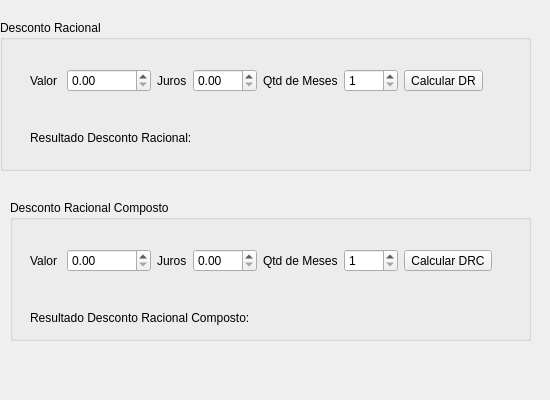
<?xml version="1.0" encoding="UTF-8"?>
<ui version="4.0">
 <class>Form</class>
 <widget class="QWidget" name="Form">
  <property name="geometry">
   <rect>
    <x>0</x>
    <y>0</y>
    <width>550</width>
    <height>400</height>
   </rect>
  </property>
  <property name="minimumSize">
   <size>
    <width>0</width>
    <height>0</height>
   </size>
  </property>
  <property name="windowTitle">
   <string>Form</string>
  </property>
  <widget class="QGroupBox" name="groupBox">
   <property name="geometry">
    <rect>
     <x>0</x>
     <y>20</y>
     <width>531</width>
     <height>151</height>
    </rect>
   </property>
   <property name="title">
    <string>Desconto Racional</string>
   </property>
   <widget class="QWidget" name="verticalLayoutWidget">
    <property name="geometry">
     <rect>
      <x>30</x>
      <y>20</y>
      <width>501</width>
      <height>81</height>
     </rect>
    </property>
    <layout class="QVBoxLayout" name="verticalLayout">
     <item>
      <layout class="QHBoxLayout" name="horizontalLayout">
       <item>
        <widget class="QLabel" name="label">
         <property name="text">
          <string>Valor </string>
         </property>
        </widget>
       </item>
       <item>
        <widget class="QDoubleSpinBox" name="cp_drvalor">
         <property name="maximum">
          <double>999999999.990000009536743</double>
         </property>
        </widget>
       </item>
       <item>
        <widget class="QLabel" name="label_2">
         <property name="text">
          <string>Juros</string>
         </property>
        </widget>
       </item>
       <item>
        <widget class="QDoubleSpinBox" name="cp_drjuros">
         <property name="maximum">
          <double>100.000000000000000</double>
         </property>
        </widget>
       </item>
       <item>
        <widget class="QLabel" name="label_3">
         <property name="text">
          <string>Qtd de Meses</string>
         </property>
        </widget>
       </item>
       <item>
        <widget class="QSpinBox" name="cp_drmeses">
         <property name="minimum">
          <number>1</number>
         </property>
         <property name="maximum">
          <number>9999</number>
         </property>
        </widget>
       </item>
       <item>
        <widget class="QToolButton" name="bt_drcalc">
         <property name="text">
          <string>Calcular DR</string>
         </property>
        </widget>
       </item>
       <item>
        <spacer name="horizontalSpacer">
         <property name="orientation">
          <enum>Qt::Horizontal</enum>
         </property>
         <property name="sizeHint" stdset="0">
          <size>
           <width>40</width>
           <height>20</height>
          </size>
         </property>
        </spacer>
       </item>
      </layout>
     </item>
    </layout>
   </widget>
   <widget class="QLabel" name="lb_dr_resultado">
    <property name="geometry">
     <rect>
      <x>30</x>
      <y>110</y>
      <width>471</width>
      <height>16</height>
     </rect>
    </property>
    <property name="text">
     <string>Resultado Desconto Racional: </string>
    </property>
   </widget>
  </widget>
  <widget class="QGroupBox" name="groupBox_2">
   <property name="geometry">
    <rect>
     <x>10</x>
     <y>200</y>
     <width>521</width>
     <height>141</height>
    </rect>
   </property>
   <property name="title">
    <string>Desconto Racional Composto</string>
   </property>
   <widget class="QWidget" name="horizontalLayoutWidget_2">
    <property name="geometry">
     <rect>
      <x>20</x>
      <y>30</y>
      <width>543</width>
      <height>61</height>
     </rect>
    </property>
    <layout class="QHBoxLayout" name="horizontalLayout_2">
     <item>
      <widget class="QLabel" name="label_5">
       <property name="text">
        <string>Valor </string>
       </property>
      </widget>
     </item>
     <item>
      <widget class="QDoubleSpinBox" name="cp_drcvalor">
       <property name="maximum">
        <double>99999999.000000000000000</double>
       </property>
      </widget>
     </item>
     <item>
      <widget class="QLabel" name="label_6">
       <property name="text">
        <string>Juros</string>
       </property>
      </widget>
     </item>
     <item>
      <widget class="QDoubleSpinBox" name="cp_drcjuros">
       <property name="maximum">
        <double>100.000000000000000</double>
       </property>
      </widget>
     </item>
     <item>
      <widget class="QLabel" name="label_7">
       <property name="text">
        <string>Qtd de Meses</string>
       </property>
      </widget>
     </item>
     <item>
      <widget class="QSpinBox" name="cp_drcmeses">
       <property name="minimum">
        <number>1</number>
       </property>
       <property name="maximum">
        <number>9999</number>
       </property>
      </widget>
     </item>
     <item>
      <widget class="QToolButton" name="bt_drccalc">
       <property name="text">
        <string>Calcular DRC</string>
       </property>
      </widget>
     </item>
     <item>
      <spacer name="horizontalSpacer_2">
       <property name="orientation">
        <enum>Qt::Horizontal</enum>
       </property>
       <property name="sizeHint" stdset="0">
        <size>
         <width>40</width>
         <height>20</height>
        </size>
       </property>
      </spacer>
     </item>
    </layout>
   </widget>
   <widget class="QLabel" name="lb_drc_resultado">
    <property name="geometry">
     <rect>
      <x>20</x>
      <y>110</y>
      <width>471</width>
      <height>16</height>
     </rect>
    </property>
    <property name="text">
     <string>Resultado Desconto Racional Composto: </string>
    </property>
   </widget>
  </widget>
 </widget>
 <resources/>
 <connections/>
</ui>
